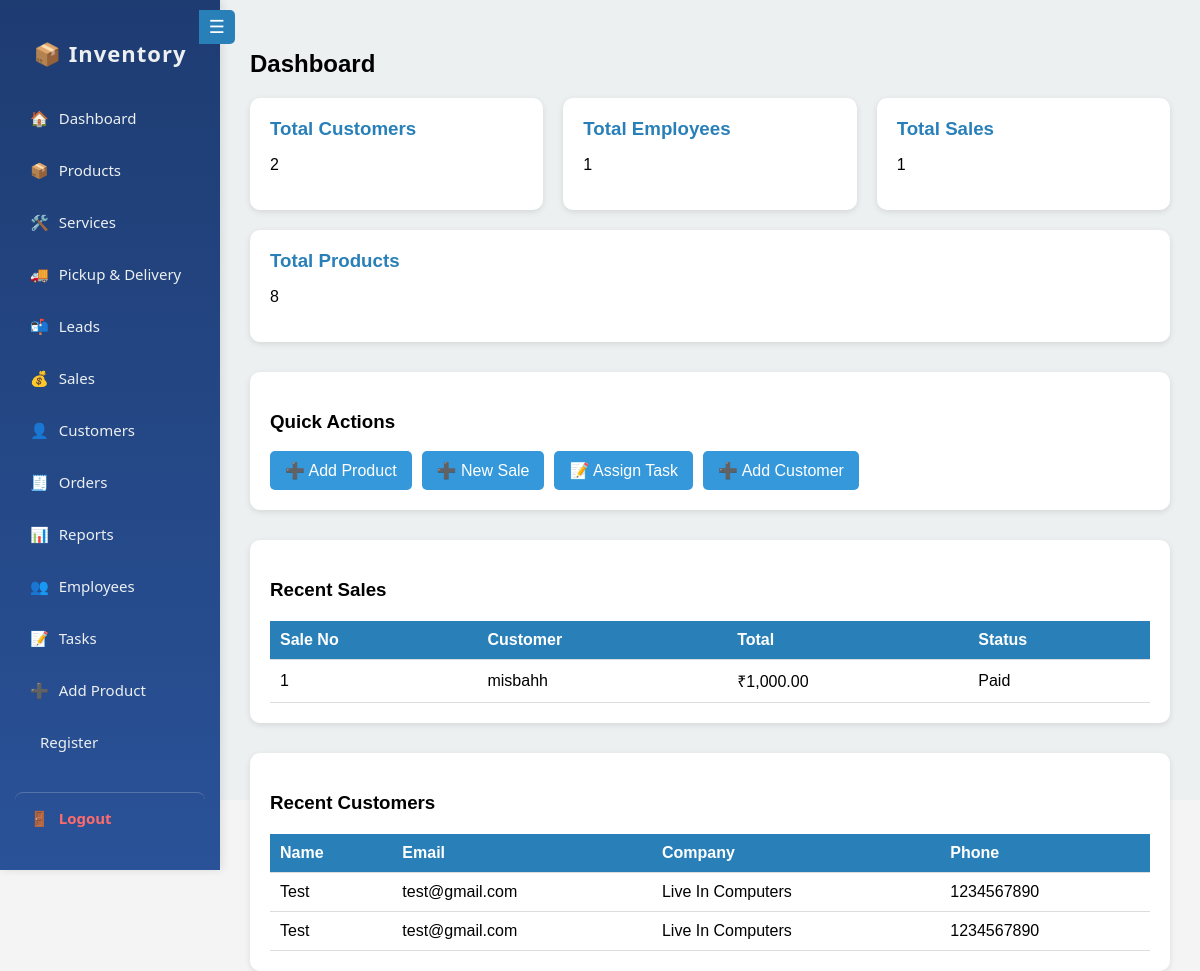
Page /index.php (signed in) on the committed database.
### tables this page shows
CREATE TABLE `sales` (
  `id` int(11) NOT NULL,
  `sales_number` varchar(50) DEFAULT NULL,
  `sales_no` varchar(50) DEFAULT NULL,
  `customer_name` varchar(100) DEFAULT NULL,
  `product_name` text DEFAULT NULL,
  `total_amount` decimal(10,2) DEFAULT NULL,
  `payment_received` decimal(10,2) DEFAULT NULL,
  `payment_remaining` decimal(10,2) DEFAULT NULL,
  `payment_status` varchar(20) DEFAULT NULL,
  `created_at` timestamp NOT NULL DEFAULT current_timestamp()
);

CREATE TABLE `customers` (
  `id` int(11) NOT NULL,
  `name` varchar(100) DEFAULT NULL,
  `email` varchar(100) DEFAULT NULL,
  `phone` varchar(20) DEFAULT NULL,
  `company` varchar(100) DEFAULT NULL,
  `address` text DEFAULT NULL,
  `is_active` tinyint(1) DEFAULT 1,
  `company_name` varchar(100) DEFAULT NULL,
  `status` enum('Active','Inactive') DEFAULT 'Active',
  `added_on` datetime DEFAULT current_timestamp(),
  `last_interaction` datetime DEFAULT NULL,
  `created_at` datetime DEFAULT current_timestamp()
);

### index.php (the view, shortened to what this page needs)
<?php
include 'components/connections.php';
$totalCustomers = $conn->query("SELECT COUNT(*) as total FROM customers")->fetch_assoc()['total'];
$totalEmployees = $conn->query("SELECT COUNT(*) as total FROM employees")->fetch_assoc()['total'];
$totalSales = $conn->query("SELECT COUNT(*) as total FROM sales")->fetch_assoc()['total'];
$totalProducts = $conn->query("SELECT COUNT(*) as total FROM products")->fetch_assoc()['total'];
$recentSales = $conn->query("SELECT * FROM sales ORDER BY id DESC LIMIT 5");
$recentCustomers = $conn->query("SELECT * FROM customers ORDER BY id DESC LIMIT 5");
?>
<!DOCTYPE html>
<html>
<head>
    <link rel="stylesheet" href="style.css">
</head>
<body>
<div class="container">
    <?php include 'sidebar.php'; ?>
    <div class="main">
        <h2>Dashboard</h2>
        <div class="cards">
            <div class="card">
                <h3>Total Customers</h3>
                <p><?= $totalCustomers ?></p>
            </div>
            <div class="card">
                <h3>Total Employees</h3>
                <p><?= $totalEmployees ?></p>
            </div>
            <div class="card">
                <h3>Total Sales</h3>
                <p><?= $totalSales ?></p>
            </div>
            <div class="card">
                <h3>Total Products</h3>
                <p><?= $totalProducts ?></p>
            </div>
        </div>
        <div class="section">
            <h3>Quick Actions</h3>
            <div class="quick-actions">
                <a href="add_product.php">➕ Add Product</a>
                <a href="sales.php">➕ New Sale</a>
                <a href="tasks.php">📝 Assign Task</a>
                <a href="customers.php">➕ Add Customer</a>
            </div>
        </div>
        <div class="section">
            <h3>Recent Sales</h3>
            <table>
                <tr>
                    <th>Sale No</th>
                    <th>Customer</th>
                    <th>Total</th>
                    <th>Status</th>
                </tr>
                <?php while ($sale = $recentSales->fetch_assoc()): ?>
                <tr>
                    <td><?= $sale['sales_number'] ?></td>
                    <td><?= htmlspecialchars($sale['customer_name']) ?></td>
                    <td>₹<?= number_format($sale['total_amount'], 2) ?></td>
                    <td><?= $sale['payment_status'] ?></td>
                </tr>
                <?php endwhile; ?>
            </table>
        </div>
        <div class="section">
            <h3>Recent Customers</h3>
            <table>
                <tr>
                    <th>Name</th>
                    <th>Email</th>
                    <th>Company</th>
                    <th>Phone</th>
                </tr>
                <?php while ($cust = $recentCustomers->fetch_assoc()): ?>
                <tr>
                    <td><?= htmlspecialchars($cust['name']) ?></td>
                    <td><?= htmlspecialchars($cust['email']) ?></td>
                    <td><?= htmlspecialchars($cust['company']) ?></td>
                    <td><?= htmlspecialchars($cust['phone']) ?></td>
                </tr>
                <?php endwhile; ?>
            </table>
        </div>
    </div>
</div>
</body>
</html>

### style.css (style rules this page uses)
body { margin: 0; font-family: 'Segoe UI', sans-serif; background: #f4f4f4; }
.container { display: flex; height: 100vh; }
.main { flex: 1; padding: 20px; background: #ecf0f1; }
table { width: 100%; border-collapse: collapse; margin-top: 20px; background: white; }
th, td { padding: 12px; text-align: left; border-bottom: 1px solid #ddd; }

### index.php (style rules this page uses)
body { margin: 0; font-family: Arial, sans-serif; background: #f4f4f4; }
.main { padding: 20px; flex: 1; }
.cards { display: flex; gap: 20px; flex-wrap: wrap; margin-bottom: 30px; }
.card { background: white; padding: 20px; border-radius: 10px; box-shadow: 0 2px 6px rgba(0,0,0,0.1); flex: 1; min-width: 200px; }
.card h3 { margin: 0 0 10px; color: #2980b9; }
.section { margin-bottom: 30px; background: white; padding: 20px; border-radius: 10px; box-shadow: 0 2px 6px rgba(0,0,0,0.1); }
table { width: 100%; border-collapse: collapse; background: white; }
th, td { padding: 10px; text-align: left; border-bottom: 1px solid #ddd; }
th { background: #2980b9; color: white; }
.quick-actions { display: flex; gap: 10px; margin-top: 10px; }
.quick-actions a { background: #3498db; color: white; padding: 10px 15px; text-decoration: none; border-radius: 5px; display: inline-block; }

### sidebar.php (style rules this page uses)
.main { margin-left: 220px; padding: 30px; transition: margin-left 0.3s ease; }

### rows in the picture
sales: sales_number "1", customer_name "misbahh", total_amount "1,000.00", payment_status "Paid"
customers: name "Test", email "test@gmail.com", company "Live In Computers", phone "1234567890"
customers: name "Test", email "test@gmail.com", company "Live In Computers", phone "1234567890"

### other values in the picture
$totalCustomers "2"
$totalEmployees "1"
$totalSales "1"
$totalProducts "8"
